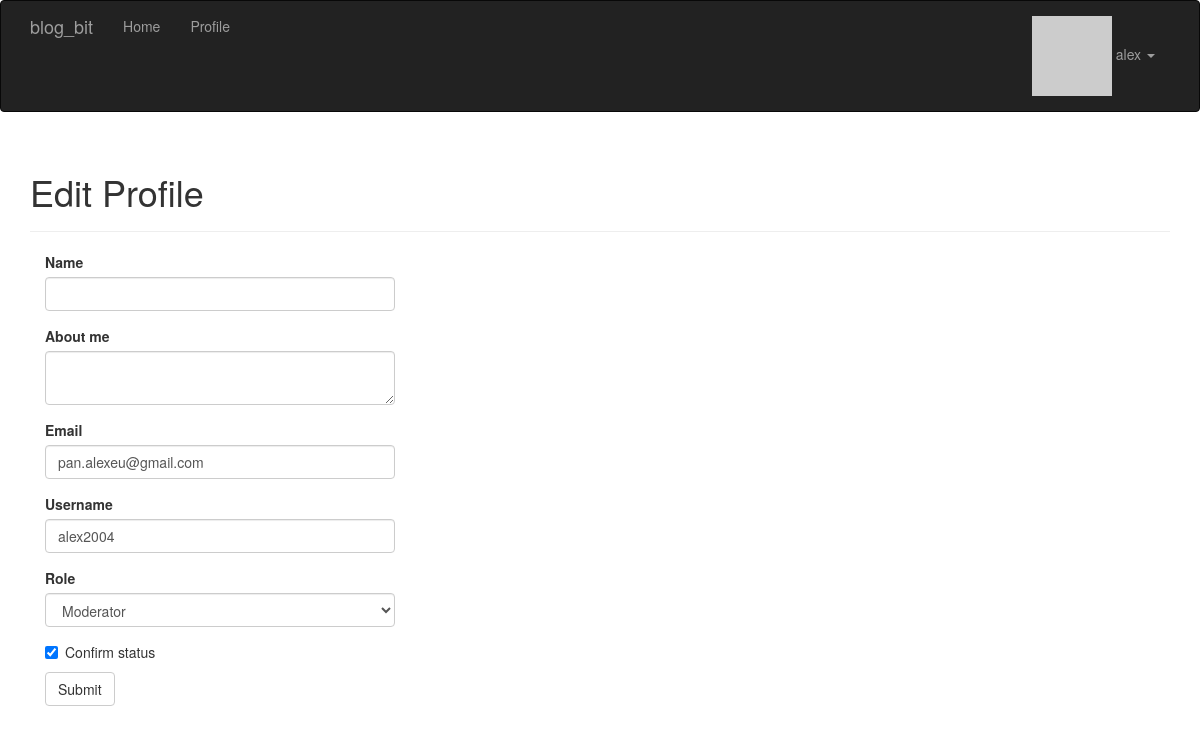
/edit-profile/2 (signed in), run on the app's committed database.
### app/models.py (models this page shows, shortened)
class User(db.Model, UserMixin):
    id = db.Column(db.Integer, primary_key=True)
    username = db.Column(db.String(64), unique=True, index=True)
    name = db.Column(db.String(64))
    about_me = db.Column(db.Text())
    member_since = db.Column(db.DateTime(), default=datetime.utcnow)
    last_seen = db.Column(db.DateTime(), default=datetime.utcnow)
    email = db.Column(db.String(64), unique=True, index=True)
    password_hash = db.Column(db.String(128))
    pfp_hash = db.Column(db.String(32))
    confirmed = db.Column(db.Boolean, default=False)
    role_id = db.Column(db.Integer, db.ForeignKey('role.id'))
    posts = db.relationship('Post', backref='author', lazy='dynamic')
    @property
    def password(self):
        raise AttributeError('Password is not a readable attribute!')
    def can(self, perm):
        return self.role is not None and self.role.has_permission(perm)
    def ping(self):
        self.last_seen = datetime.utcnow()
        db.session.add(self)
        db.session.commit()
    def get_pfp(self, size=100, image_gen='retro'):
        url = 'https://secure.gravatar.com/avatar'
        return f'{url}/{self.pfp_hash}?s={size}&d={image_gen}&r=g'

### app/main/views.py (the view, shortened to what this page needs)
@main.route('/edit-profile/<int:id>', methods=['GET', 'POST'])
@login_required
@admin_required
def edit_profile_admin(id):
    user = User.query.get_or_404(id)
    form = EditProfileAdminForm(user)
    form.name.data = user.name
    form.about_me.data = user.about_me
    form.email.data = user.email
    form.username.data = user.username
    form.confirmed.data = user.confirmed
    form.role.data = user.role
    return render_template('main/edit_profile.html', form=form)

### app/main/forms.py (shortened to what this page needs)
class EditProfileAdminForm(EditProfileForm):
    def __init__(self, user):
        super().__init__()
        self.user = user
        self.role.choices = [(role.id, role.name)
                             for role in Role.query.order_by(Role.default).all()]
    email = StringField('Email', validators=[
        vl.DataRequired(),
        vl.Length(1, 64),
        vl.Email()
    ])
    username = StringField('Username', validators=[
        vl.DataRequired(),
        vl.Length(1, 64),
        vl.Regexp('^[A-Za-z][A-Za-z0-9_.]*$',
                  message='Usernames must contain only letters, numbers, dots, or underscores')
    ])
    role = SelectField('Role', coerce=int)
    confirmed = BooleanField('Confirm status')
    submit = SubmitField('Submit')

### app/auth/views.py (called while the page is built)
@auth.before_app_request
def before_request():
    current_user = flask_login.current_user
    if current_user.is_authenticated:
        current_user.ping()  # updating user last time seen property
        if not current_user.confirmed \
                and flask.request.blueprint != 'auth' \
                and flask.request.endpoint != 'static':
            return flask.redirect(flask.url_for('auth.unconfirmed'))

### app/login.py (called while the page is built)
@login_manager.user_loader
def load_user(user_id):
    return User.query.get(int(user_id))

### app/models.py (called while the page is built)
    def has_permission(self, perm):
        return self.permissions & perm == perm

### app/templates/main/edit_profile.html (shortened to what this page needs)
{% extends 'base.html' %}
{% import 'bootstrap/wtf.html' as wtf %}
{% block page_header %}
    <h1>Edit Profile</h1>
{% endblock %}
{% block page_content %}
    <div class="col-md-4">
        {{  wtf.quick_form(form) }}
    </div>
{% endblock %}

### app/templates/base.html (shortened to what this page needs)
{% extends 'bootstrap/base.html' %}
{% block head %}
    {{ super() }}
    <link rel="stylesheet" type="text/css" href="{{ url_for('static', filename='styles.css') }}">
{% endblock %}
{% block navbar %}
    <div class="navbar navbar-inverse">
        <div class="container">
            <div class="navbar-header">
                <a class="navbar-brand" href={{ url_for('main.welcome') }}>blog_bit</a>
            </div>
            <div class="navbar-collapse collapse">
                <ul class="nav navbar-nav">
                    <li><a href={{ url_for('main.welcome') }}>Home</a></li>
                    {% if current_user.is_authenticated %}
                        <li><a href={{ url_for('main.profile', username=current_user.username) }}>Profile</a></li>
                    {% endif %}
                </ul>
                <ul class="nav navbar-nav navbar-right">
                    {% if current_user.is_authenticated %}
                        <li class="dropdown">
                            <a href="#" class="dropdown-toggle" data-toggle="dropdown">
                                <img src="{{ current_user.get_pfp(size=16) }}" alt="{{ current_user.username }} profile picture">
                                {{ current_user.username }}
                                <b class="caret"></b>
                            </a>
                        </li>
                    {% else %}
                        <li><a href={{ url_for('auth.login') }}>Login</a></li>
                    {% endif %}
                </ul>
            </div>
        </div>
    </div>
{% endblock %}
{% block content %}
    <div class="container">
        <div class="page-header">
            {% block page_header %}{% endblock %}
        </div>
        {% block page_content %}{% endblock %}
    </div>
{% endblock %}

### data on the page
User: username "alex"
User: email "pan.alexeu@gmail.com", username "alex2004", role "Moderator", confirmed "☑"
